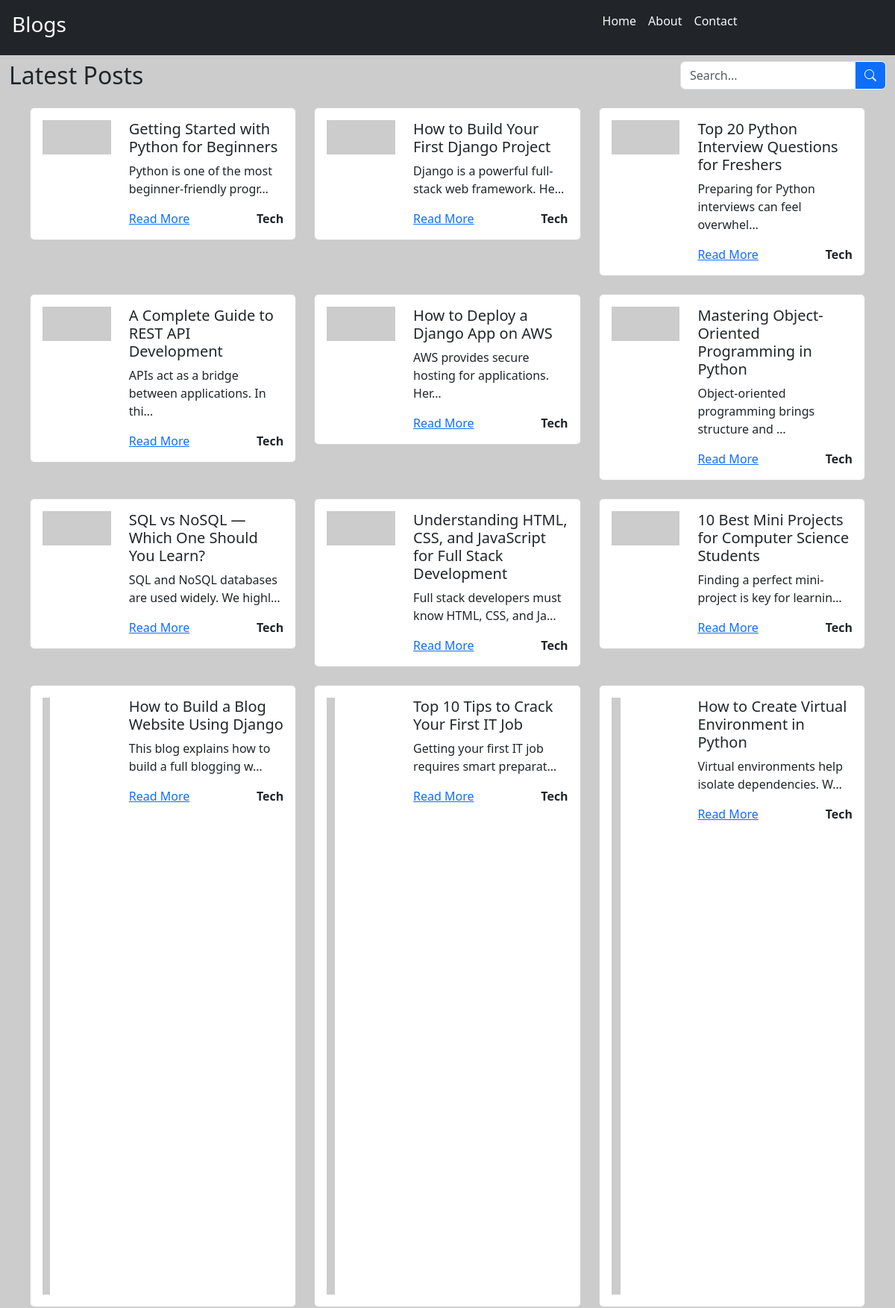
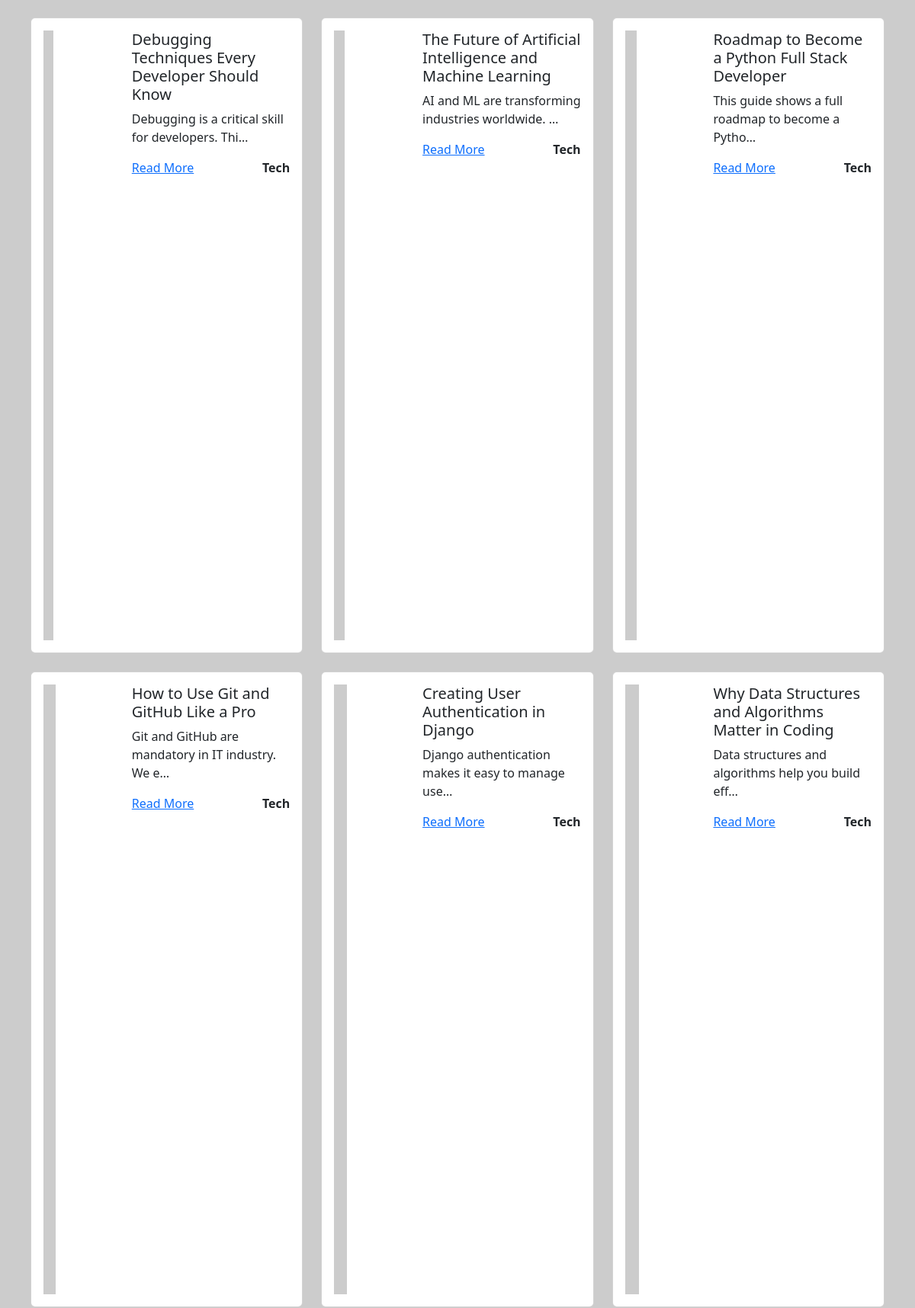
The page / (upper part) on the database its author committed (2 pictures, top to bottom).
### post/models.py (models this page shows, shortened)
class Post(models.Model):
    title=models.CharField(max_length=100)
    content=models.TextField()
    img_url=models.URLField(max_length=300,null=True)
    created_at=models.DateTimeField(auto_now_add=True)

### post/views.py (the view)
# urls.py: 2. Add a URL to urlpatterns:  path('', views.home, name='home')
def home(request):
    posts=Post.objects.all()
    return render(request,"index.html",context={"post":posts})

### post/templates/index.html (shortened to what this page needs)
{% extends 'base.html' %}
{% block content %}
    <div class="container-fluid ">
        <div class="row my-2">
            <div class="col">
                <h2 >Latest Posts</h2>
            </div>
            <div class="col-3">
                <div class="input-group">
                    <input type="text" class="form-control" placeholder="Search..." aria-label="Search">
                    <button class="btn btn-outline-light btn-primary " type="button" id="button-search">
                      <i class="bi bi-search"></i>
                    </button>
                  </div>
            </div>
        </div>
        <div class="row m-3">
        {% for i in post %}
            <div class="col-4 mb-4">
                <div class="card">
                    <div class="card-body">
                        <div class="row">
                            <div class="col-md-4">
                                <img style="height:300; width:300" src="{{ i.img_url }}" class="img-fluid" alt="...">
                            </div>
                            <div class="col-md-8">
                                <h5 class="card-title">{{ i.title }}</h5>
                                <p class="card-text">{{ i.content | truncatechars:50 }}</p>
                                <div class="d-flex justify-content-between">
                                     <a href="details">Read More</a>
                                    <a class="text-decoration-none text-dark fw-bold" href="#">Tech</a>
                                </div>
                            </div>
                        </div>
                    </div>
                </div>
            </div>
            {% endfor %}
        </div>
    </div>
{% endblock %}

### post/templates/base.html (shortened to what this page needs)
{% load static %}
<!DOCTYPE html>
<html lang="en">
<head>
    <link href="https://cdn.jsdelivr.net/npm/bootstrap@5.3.3/dist/css/bootstrap.min.css" rel="stylesheet">
    <link rel="stylesheet" href="{% static 'post/style.css' %}">
    <link rel="stylesheet" href="https://cdn.jsdelivr.net/npm/bootstrap-icons@1.3.0/font/bootstrap-icons.css">
</head>
<body >
    {% include "include/header.html" %}
    {% block content %}
    {% endblock %}
</body>
</html>

### post/templates/include/header.html
    <header class="p-3 bg-dark text-white">
        <div class="row">
            <div class="col">
                <h3>Blogs</h3>
            </div>
            <div class="col">
                <div class="d-flex justify-content-center gap-3">
                    <a class="text-light text-decoration-none" href="">Home</a>
                    <a class="text-light text-decoration-none" href="">About</a>
                    <a class="text-light text-decoration-none" href="">Contact</a>
                </div>
            </div>
        </div>
    </header>

### post/static/post/style.css (style rules this page uses)
body { background-color: #cccccc; }

### rows shown on the page
Post: title "Getting Started with Python for Beginners", content "Python is one of the most beginner-friendly progr…"
Post: title "How to Build Your First Django Project", content "Django is a powerful full-stack web framework. He…"
Post: title "Top 20 Python Interview Questions for Freshers", content "Preparing for Python interviews can feel overwhel…"
Post: title "A Complete Guide to REST API Development", content "APIs act as a bridge between applications. In thi…"
Post: title "How to Deploy a Django App on AWS", content "AWS provides secure hosting for applications. Her…"
Post: title "Mastering Object-Oriented Programming in Python", content "Object-oriented programming brings structure and …"
Post: title "SQL vs NoSQL — Which One Should You Learn?", content "SQL and NoSQL databases are used widely. We highl…"
Post: title "Understanding HTML, CSS, and JavaScript for Full Stack Development", content "Full stack developers must know HTML, CSS, and Ja…"
Post: title "10 Best Mini Projects for Computer Science Students", content "Finding a perfect mini-project is key for learnin…"
Post: title "How to Build a Blog Website Using Django", content "This blog explains how to build a full blogging w…"
Post: title "Top 10 Tips to Crack Your First IT Job", content "Getting your first IT job requires smart preparat…"
Post: title "How to Create Virtual Environment in Python", content "Virtual environments help isolate dependencies. W…"
Post: title "Debugging Techniques Every Developer Should Know", content "Debugging is a critical skill for developers. Thi…"
Post: title "The Future of Artificial Intelligence and Machine Learning", content "AI and ML are transforming industries worldwide. …"
Post: title "Roadmap to Become a Python Full Stack Developer", content "This guide shows a full roadmap to become a Pytho…"
Post: title "How to Use Git and GitHub Like a Pro", content "Git and GitHub are mandatory in IT industry. We e…"
Post: title "Creating User Authentication in Django", content "Django authentication makes it easy to manage use…"
Post: title "Why Data Structures and Algorithms Matter in Coding", content "Data structures and algorithms help you build eff…"
